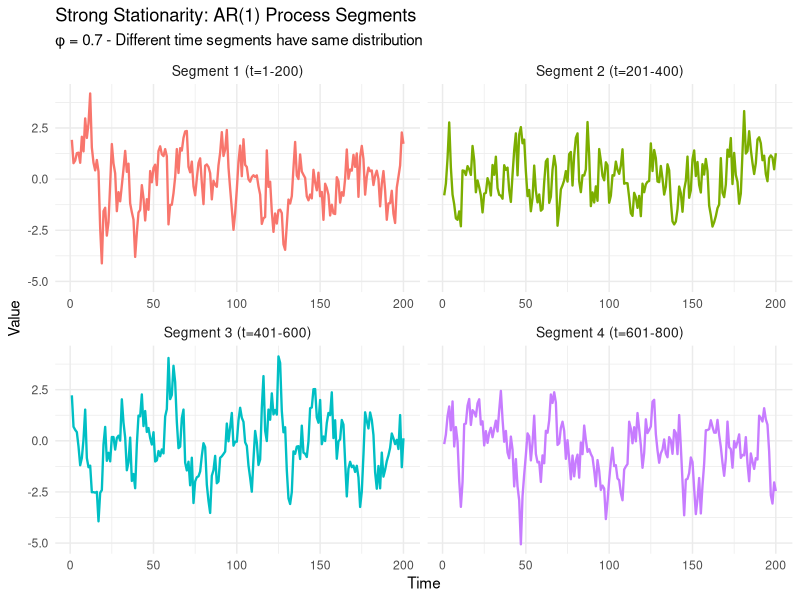
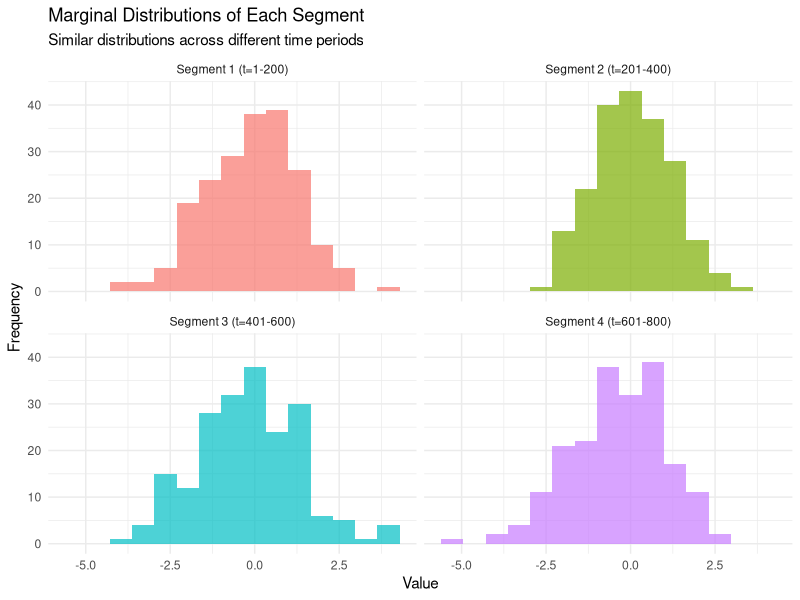
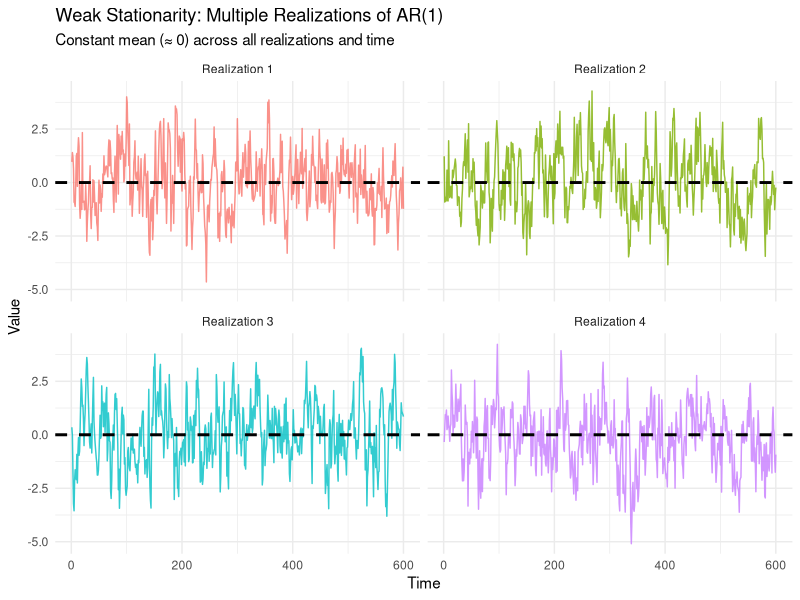
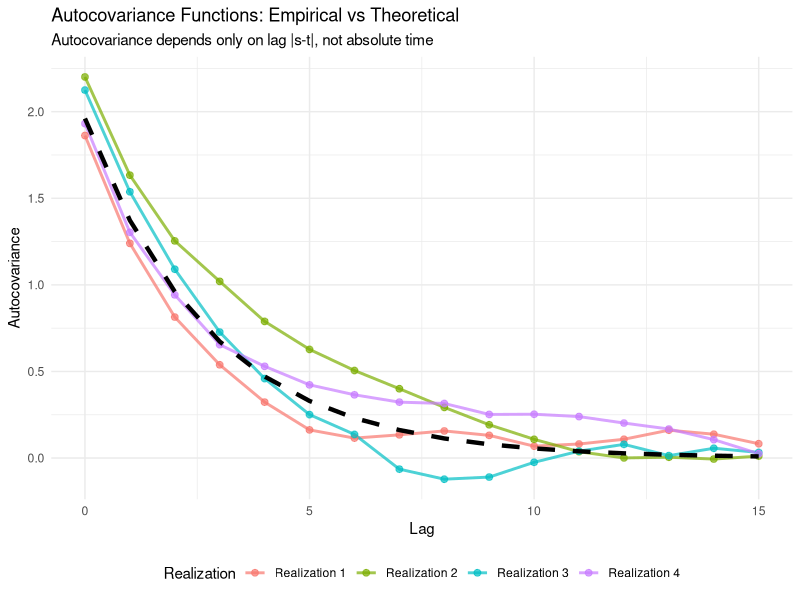
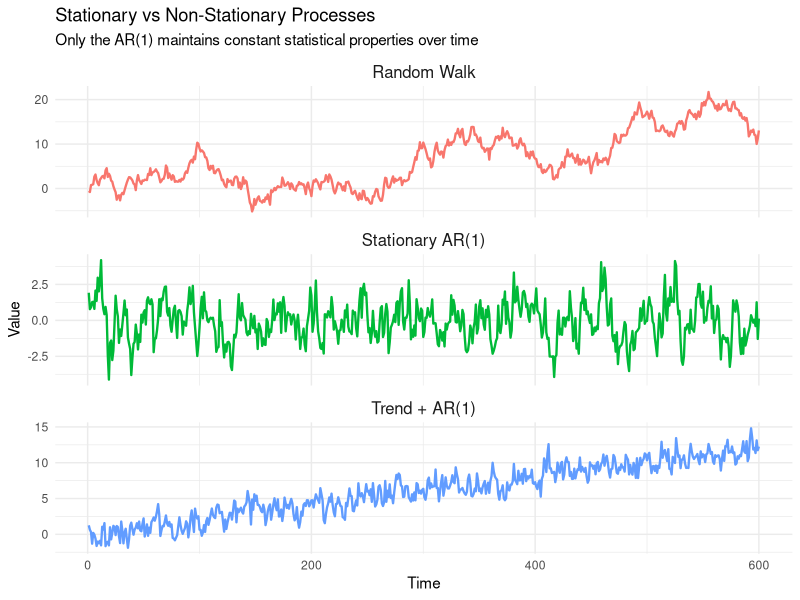
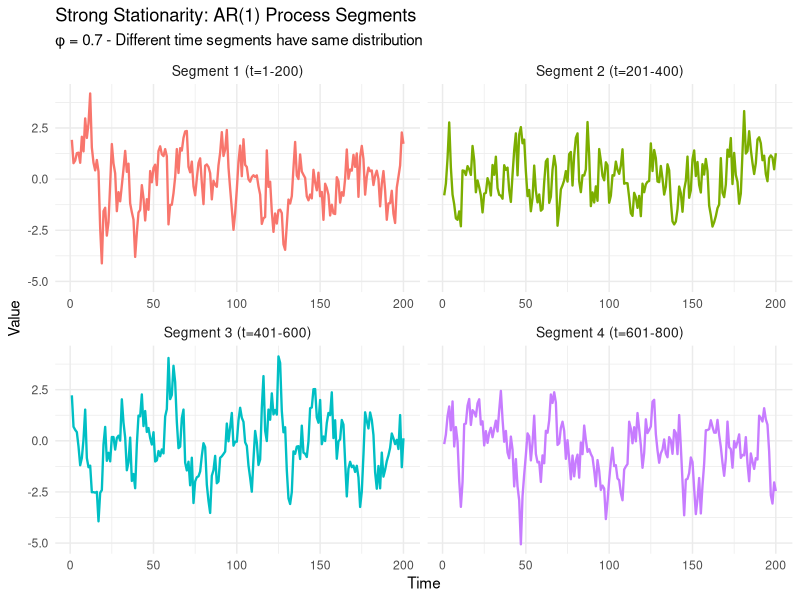
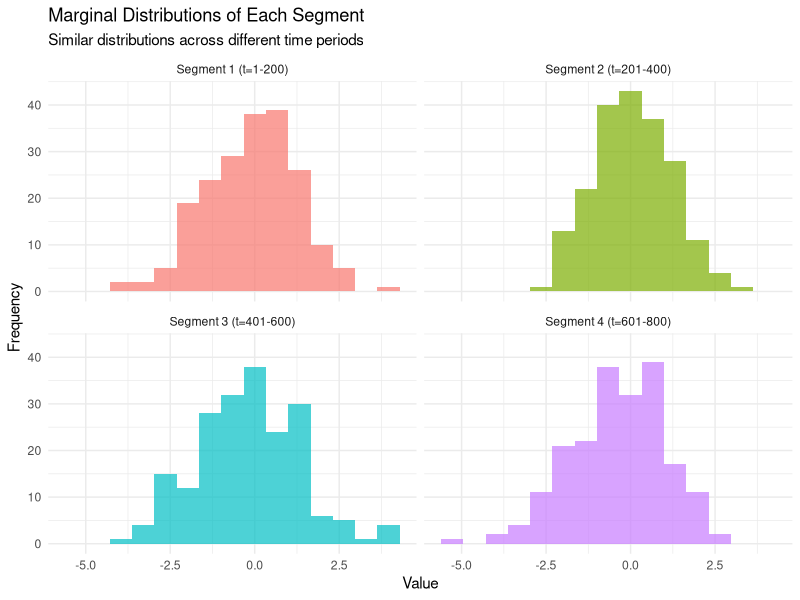
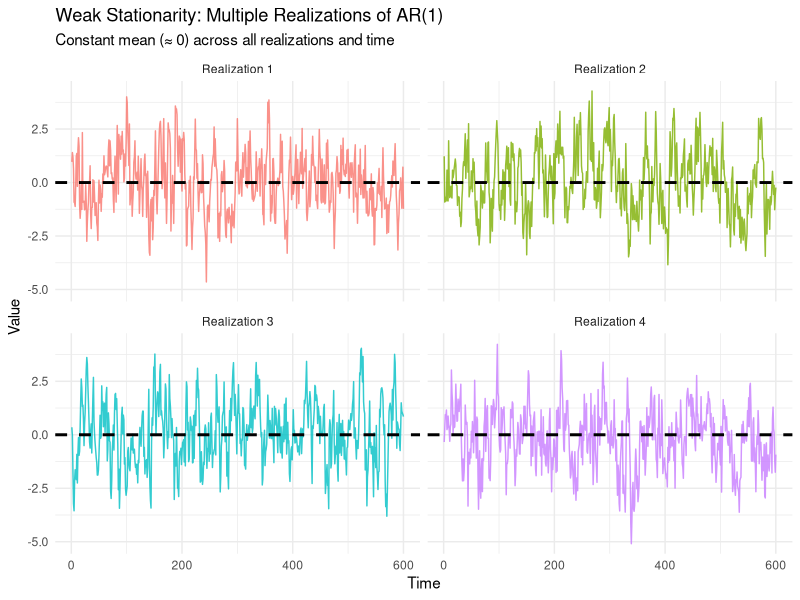

Generate these figures, in order, with R:
# Illustrating Strong and Weak Stationarity Concepts
# Load required libraries
library(ggplot2)
# install.packages("gridExtra")
library(gridExtra)
library(dplyr)

# Set seed for reproducibility
set.seed(42)

# ============================================================================
# STRONG STATIONARITY ILLUSTRATION
# ============================================================================

# Function to simulate stationary AR(1) process
simulate_stationary_ar1 <- function(n, phi, sigma = 1) {
  # Ensure stationarity |phi| < 1
  if (abs(phi) >= 1) stop("phi must satisfy |phi| < 1 for stationarity")
  
  y <- numeric(n)
  y[1] <- rnorm(1, 0, sigma / sqrt(1 - phi^2))  # Start from stationary distribution
  
  for (t in 2:n) {
    y[t] <- phi * y[t-1] + rnorm(1, 0, sigma)
  }
  return(y)
}

# Simulate a strongly stationary process (AR(1) with |phi| < 1)
n <- 800
phi <- 0.7
ts1 <- simulate_stationary_ar1(n, phi)

# Extract different segments of the same length to show distributional similarity
segment_length <- 200
segments <- list(
  "Segment 1 (t=1-200)" = ts1[1:segment_length],
  "Segment 2 (t=201-400)" = ts1[201:(200+segment_length)],
  "Segment 3 (t=401-600)" = ts1[401:(400+segment_length)],
  "Segment 4 (t=601-800)" = ts1[601:n]
)

# Create data frame for plotting
segment_data <- do.call(rbind, lapply(names(segments), function(name) {
  data.frame(
    time = 1:length(segments[[name]]),
    value = segments[[name]],
    segment = name
  )
}))

# Plot 1: Time series segments showing strong stationarity
p1 <- ggplot(segment_data, aes(x = time, y = value, color = segment)) +
  geom_line(size = 0.8) +
  facet_wrap(~segment, ncol = 2, scales = "free_x") +
  labs(title = "Strong Stationarity: AR(1) Process Segments",
       subtitle = paste("φ =", phi, "- Different time segments have same distribution"),
       x = "Time", y = "Value") +
  theme_minimal() +
  theme(legend.position = "none",
        strip.text = element_text(size = 10))

p1

# Plot 2: Histograms showing distributional similarity
p2 <- ggplot(segment_data, aes(x = value, fill = segment)) +
  geom_histogram(alpha = 0.7, bins = 15, position = "identity") +
  facet_wrap(~segment, ncol = 2) +
  labs(title = "Marginal Distributions of Each Segment",
       subtitle = "Similar distributions across different time periods",
       x = "Value", y = "Frequency") +
  theme_minimal() +
  theme(legend.position = "none")


p2



# ============================================================================
# WEAK STATIONARITY ILLUSTRATION
# ============================================================================

# Function to compute sample autocovariance
compute_autocovariance <- function(x, max_lag = 20) {
  n <- length(x)
  x_centered <- x - mean(x)
  
  autocov <- numeric(max_lag + 1)
  for (lag in 0:max_lag) {
    if (lag == 0) {
      autocov[lag + 1] <- sum(x_centered^2) / n
    } else {
      autocov[lag + 1] <- sum(x_centered[1:(n-lag)] * x_centered[(lag+1):n]) / n
    }
  }
  return(autocov)
}

# Simulate multiple realizations of the same AR(1) process
n_realizations <- 4
n_obs <- 600
max_lag <- 15

# Store autocovariances for each realization
autocov_data <- data.frame()
ts_data <- data.frame()

for (i in 1:n_realizations) {
  # Generate realization
  ts_real <- simulate_stationary_ar1(n_obs, phi)
  
  # Store time series data
  ts_temp <- data.frame(
    time = 1:n_obs,
    value = ts_real,
    realization = paste("Realization", i)
  )
  ts_data <- rbind(ts_data, ts_temp)
  
  # Compute autocovariance
  autocov <- compute_autocovariance(ts_real, max_lag)
  
  # Store autocovariance data
  autocov_temp <- data.frame(
    lag = 0:max_lag,
    autocovariance = autocov,
    realization = paste("Realization", i)
  )
  autocov_data <- rbind(autocov_data, autocov_temp)
}

# Theoretical autocovariance for AR(1)
theoretical_autocov <- function(lag, phi, sigma = 1) {
  (sigma^2 / (1 - phi^2)) * phi^abs(lag)
}

theoretical_data <- data.frame(
  lag = 0:max_lag,
  autocovariance = sapply(0:max_lag, function(l) theoretical_autocov(l, phi)),
  type = "Theoretical"
)

# Plot 3: Multiple realizations showing consistent mean
p3 <- ggplot(ts_data, aes(x = time, y = value, color = realization)) +
  geom_line(alpha = 0.8) +
  geom_hline(yintercept = 0, linetype = "dashed", color = "black", size = 1) +
  facet_wrap(~realization, ncol = 2) +
  labs(title = "Weak Stationarity: Multiple Realizations of AR(1)",
       subtitle = "Constant mean (≈ 0) across all realizations and time",
       x = "Time", y = "Value") +
  theme_minimal() +
  theme(legend.position = "none")

# Plot 4: Autocovariance functions showing dependence only on lag
p4 <- ggplot(autocov_data, aes(x = lag, y = autocovariance, color = realization)) +
  geom_line(size = 1, alpha = 0.7) +
  geom_point(size = 2, alpha = 0.7) +
  geom_line(data = theoretical_data, aes(x = lag, y = autocovariance), 
            color = "black", size = 1.5, linetype = "dashed", inherit.aes = FALSE) +
  labs(title = "Autocovariance Functions: Empirical vs Theoretical",
       subtitle = "Autocovariance depends only on lag |s-t|, not absolute time",
       x = "Lag", y = "Autocovariance",
       color = "Realization") +
  theme_minimal() +
  theme(legend.position = "bottom")

p3
p4


# ============================================================================
# COMPARISON: NON-STATIONARY PROCESS
# ============================================================================

# Generate a non-stationary process (random walk)
set.seed(123)
random_walk <- cumsum(rnorm(n_obs))

# Generate a trend-stationary process
trend_process <- 0.02 * (1:n_obs) + simulate_stationary_ar1(n_obs, 0.5)

# Create comparison data
comparison_data <- data.frame(
  time = rep(1:n_obs, 3),
  value = c(ts1[1:n_obs], random_walk, trend_process),
  process = rep(c("Stationary AR(1)", "Random Walk", "Trend + AR(1)"), each = n_obs)
)

# Plot 5: Comparison of stationary vs non-stationary processes
p5 <- ggplot(comparison_data, aes(x = time, y = value, color = process)) +
  geom_line(size = 0.8) +
  facet_wrap(~process, scales = "free_y", ncol = 1) +
  labs(title = "Stationary vs Non-Stationary Processes",
       subtitle = "Only the AR(1) maintains constant statistical properties over time",
       x = "Time", y = "Value") +
  theme_minimal() +
  theme(legend.position = "none",
        strip.text = element_text(size = 12))


p5

# Display all plots
print("=== STRONG STATIONARITY ===")
print(p1)
print(p2)

print("=== WEAK STATIONARITY ===")
print(p3)
print(p4)

print("=== COMPARISON ===")
print(p5)

# Summary statistics to verify weak stationarity properties
cat("\n=== WEAK STATIONARITY VERIFICATION ===\n")
cat("Sample means across realizations:\n")
for (i in 1:n_realizations) {
  real_data <- ts_data[ts_data$realization == paste("Realization", i), "value"]
  cat(sprintf("Realization %d: Mean = %.3f, Variance = %.3f\n", 
              i, mean(real_data), var(real_data)))
}

cat("\nTheoretical values for AR(1) with φ =", phi, ":\n")
cat(sprintf("Mean = 0 (exact)\n"))
cat(sprintf("Variance = %.3f\n", 1/(1-phi^2)))
cat(sprintf("First-order autocorrelation = %.3f\n", phi))

